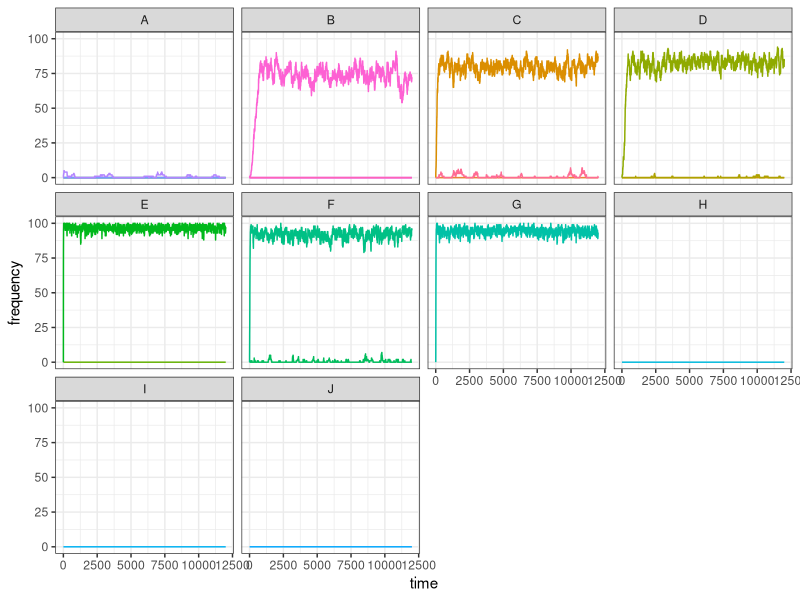
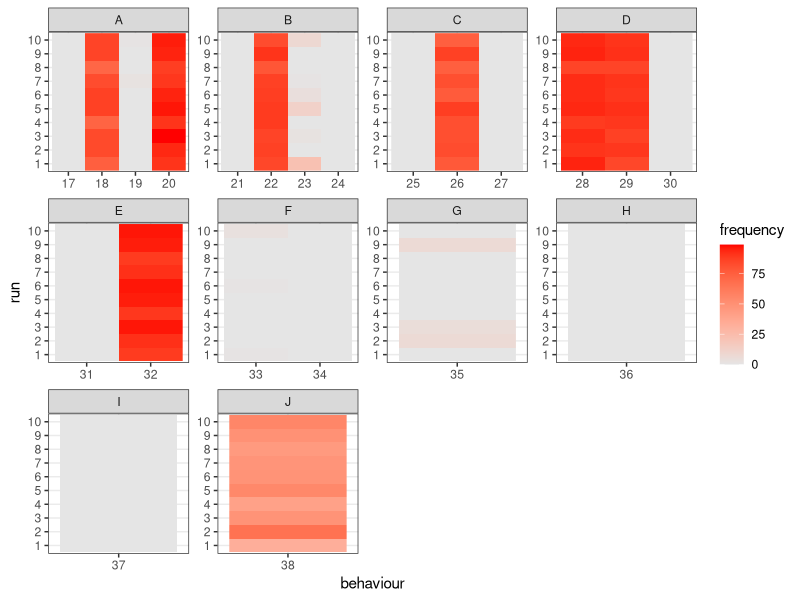
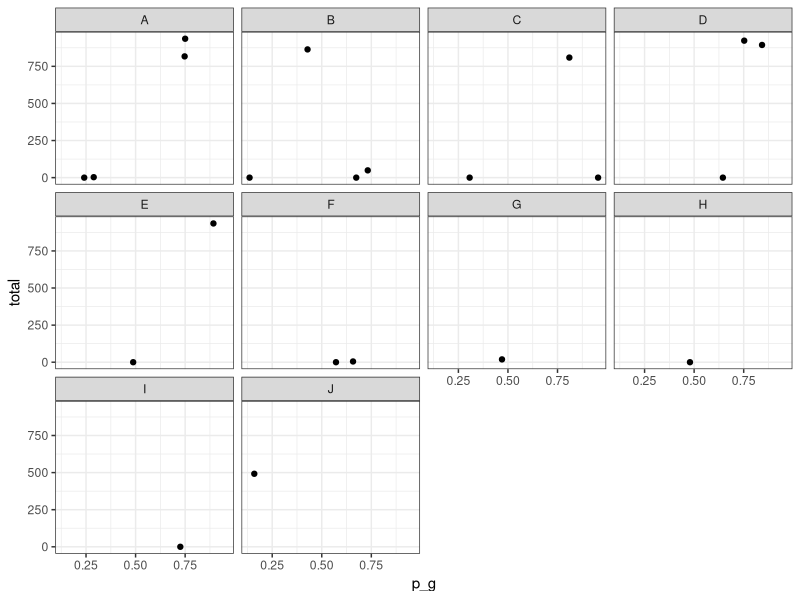
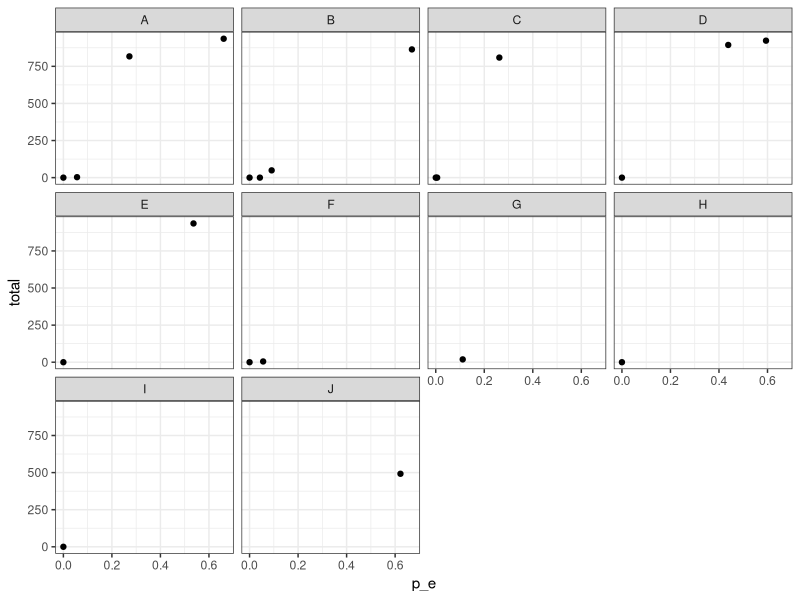

The R script that drew these images, in order:
## ---- chunk 1
knitr::opts_chunk$set(echo = TRUE)
## ---- chunk 2
N <- 100
pop <- matrix(c(rep(0, 38 * N), sample(1:300, N, replace = TRUE)), nrow = N, byrow = FALSE)
## ---- chunk 3
nut_y <- sum(pop[1, 17:20]) + sum(pop[1, 25:27]) + sum(pop[1, 31:32]) + pop[1, 35] + pop[1, 37]
nut_z <- sum(pop[1, 21:24]) + sum(pop[1, 28:30]) + sum(pop[1, 33:34]) + pop[1, 36] + pop[1, 38]

state <- 1 - abs(nut_y - nut_z) / 5
## ---- chunk 4
state <- 1 - abs(1 - 2) / 5
state
## ---- chunk 5
nut_y <- sum(pop[1, 17:20]) + sum(pop[1, 25:27]) + sum(pop[1, 31:32]) + pop[1, 35] + pop[1, 37]
nut_z <- sum(pop[1, 21:24]) + sum(pop[1, 28:30]) + sum(pop[1, 33:34]) + pop[1, 36] + pop[1, 38]
state <- (sum(nut_y + nut_z) - abs(nut_y - nut_z)) / 10 
   
## ---- chunk 6
state <- ((1 + 2) - abs(1 - 2)) / 10
## ---- chunk 7
library(tidyverse)

set_oranzees_environment <- function() {
  list_pop <- c("Uossob", "Iat Forest", "Ebmog", "Elaham", "Elabik", "Ognodub")
  output <- tibble(
    population = rep(list_pop, each = 38),
    behaviour = as.factor(rep(1:38, 6)),
    type = rep(c(rep("social", 16), rep("food-related", 22)), 6),
    category = rep(c(
      rep("play", 4), rep("display", 4), rep("groom", 4), rep("courthsip", 4),
      "A", "A", "A", "A", "B", "B", "B", "B", "C", "C", "C", "D", "D", "D", "E", "E", "F", "F", "G", "H", "I", "J"
    ), 6),
    nutrient = rep(c(rep(NA, 16), "Y", "Y", "Y", "Y", "Z", "Z", "Z", "Z", "Y", "Y", "Y", "Z", "Z", "Z", "Y", "Y", "Z", "Z", "Y", "Z", "Y", "Z"), 6),
    p_g = rep(NA, 38 * 6),
    p_e = rep(NA, 38 * 6)
  )

  env_or_x <- c(220, 230, 700, 705, 710, 750)
  env_or_y <- c(660, 610, 450, 430, 510, 550)

  # genetic predispositions:
  x_g <- sample(1:1000, 38)
  y_g <- sample(1:1000, 38)

  # ecological availability:
  x_e <- sample(1:1000, 38)
  y_e <- sample(1:1000, 38)

  for (i in 1:6) {
    for (behav in 1:38) {
      output[output$population == list_pop[i] & output$behaviour == behav, ]$p_g <- 1 - sqrt((x_g[behav] - env_or_x[i])^2 + (y_g[behav] - env_or_y[i])^2) / 1000

      if (behav > 16) { # only for food-related behaviours:
        output[output$population == list_pop[i] & output$behaviour == behav, ]$p_e <- 1 - sqrt((x_e[behav] - env_or_x[i])^2 + (y_e[behav] - env_or_y[i])^2) / 500
      }
    }
  }

  # replace negative values with 0s:
  if (dim(output[output$p_g < 0, ])[1] > 0) {
    output[output$p_g < 0, ]$p_g <- 0
  }
  if (dim(output[output$p_e < 0 & !is.na(output$p_e), ])[1] > 0) {
    output[output$p_e < 0 & !is.na(output$p_e), ]$p_e <- 0
  }

  # return the tibble:
  output
}
## ---- chunk 8
oranzees_environment <- set_oranzees_environment()
test_environment <- oranzees_environment %>%
  filter(population == "Uossob")
## ---- chunk 9
p_peering <- rnorm(16, mean = colSums(pop[, 1:16]), sd = 1)
p_peering[p_peering < 0] <- 0
innovation_i <- sample(1:16, 1, prob = p_peering)
p_innovate <- test_environment$p_g[innovation_i] * test_environment$p_e[innovation_i]
## ---- chunk 10
test_oranzees3 <- function(t_max) {
  oranzees_environment <- set_oranzees_environment()
  test_environment <- oranzees_environment %>%
    filter(population == "Uossob")

  N <- 100

  pop <- matrix(c(rep(0, 38 * N), sample(1:300, N, replace = TRUE)), nrow = N, byrow = FALSE)

  output <- matrix(nrow = t_max, ncol = 22)

  for (t in 1:t_max) {
    output[t, ] <- colSums(pop[, 17:38])
    # demographic bit:
    pop[, 39] <- pop[, 39] + 1
    pop[pop[, 39] >= 720, ] <- 0
    old <- which(pop[, 39] > 300)
    dead <- sample(c(TRUE, FALSE), length(old), prob = c(.01, .99), replace = TRUE)
    pop[old[dead], ] <- 0
    # innovation bit:
    for (i in 1:N) {
      nut_y <- sum(pop[i, 17:20]) + sum(pop[i, 25:27]) + sum(pop[i, 31:32]) + pop[i, 35] + pop[i, 37]
      nut_z <- sum(pop[i, 21:24]) + sum(pop[i, 28:30]) + sum(pop[i, 33:34]) + pop[i, 36] + pop[i, 38]
      state <- (sum(nut_y + nut_z) - abs(nut_y - nut_z)) / 10 
      p_state <- rnorm(1, mean = 1 - state, sd = .05)
      if (runif(1) < p_state) {
        p_peering <- rnorm(22, mean = colSums(pop[, 17:38]), sd = 1)
        p_peering[p_peering < 0] <- 0
        innovation_i <- sample(17:38, 1, prob = p_peering)
        if (runif(1) < (test_environment$p_g[innovation_i] * test_environment$p_e[innovation_i])) {
          if (innovation_i <= 20) {
            pop[i, 17:20] <- 0
            pop[i, innovation_i] <- 1
          } else if (innovation_i > 20 & innovation_i <= 24) {
            pop[i, 21:24] <- 0
            pop[i, innovation_i] <- 1
          } else if (innovation_i > 24 & innovation_i <= 27) {
            pop[i, 25:27] <- 0
            pop[i, innovation_i] <- 1
          } else if (innovation_i > 27 & innovation_i <= 30) {
            pop[i, 28:30] <- 0
            pop[i, innovation_i] <- 1
          } else if (innovation_i > 30 & innovation_i <= 32) {
            pop[i, 31:32] <- 0
            pop[i, innovation_i] <- 1
          } else if (innovation_i > 32 & innovation_i <= 34) {
            pop[i, 33:34] <- 0
            pop[i, innovation_i] <- 1
          } else {
            pop[i, innovation_i] <- 1
          }
        }
      }
    }
  }
  output
}
## ---- chunk 11
t_max <- 12000
my_test <- test_oranzees3(t_max)
## ---- chunk 12
my_test <- gather(as_tibble(my_test), 1:22, key = "behaviour", value = "frequency")
data_to_plot <- tibble(
  behaviour = my_test$behaviour,
  frequency = my_test$frequency,
  time = rep(1:t_max, 22),
  category = as_factor(c(
    rep("A", t_max * 4), rep("B", t_max * 4), rep("C", t_max * 3), rep("D", t_max * 3),
    rep("E", t_max * 2), rep("F", t_max * 2), rep("G", t_max), rep("H", t_max),
    rep("I", t_max), rep("J", t_max)
  ))
)

ggplot(data = data_to_plot) +
  geom_line(aes(x = time, y = frequency, color = behaviour)) +
  facet_wrap(~category) +
  theme_bw() +
  theme(legend.position = "none")
## ---- chunk 13
test_oranzees4 <- function(t_max) {
  N <- 100

  pop <- matrix(c(rep(0, 38 * N), sample(1:300, N, replace = TRUE)), nrow = N, byrow = FALSE)

  for (t in 1:t_max) {
    # demographic bit:
    pop[, 39] <- pop[, 39] + 1
    pop[pop[, 39] >= 720, ] <- 0
    old <- which(pop[, 39] > 300)
    dead <- sample(c(TRUE, FALSE), length(old), prob = c(.01, .99), replace = TRUE)
    pop[old[dead], ] <- 0
    # innovation bit:
    for (i in 1:N) {
      nut_y <- sum(pop[i, 17:20]) + sum(pop[i, 25:27]) + sum(pop[i, 31:32]) + pop[i, 35] + pop[i, 37]
      nut_z <- sum(pop[i, 21:24]) + sum(pop[i, 28:30]) + sum(pop[i, 33:34]) + pop[i, 36] + pop[i, 38]
      state <- (sum(nut_y + nut_z) - abs(nut_y - nut_z)) / 10 
      p_state <- rnorm(1, mean = 1 - state, sd = .05)
      if (runif(1) < p_state) {
        p_peering <- rnorm(22, mean = colSums(pop[, 17:38]), sd = 1)
        p_peering[p_peering < 0] <- 0
        innovation_i <- sample(17:38, 1, prob = p_peering)
        if (runif(1) < (test_environment$p_g[innovation_i] * test_environment$p_e[innovation_i])) {
          if (innovation_i <= 20) {
            pop[i, 17:20] <- 0
            pop[i, innovation_i] <- 1
          } else if (innovation_i > 20 & innovation_i <= 24) {
            pop[i, 21:24] <- 0
            pop[i, innovation_i] <- 1
          } else if (innovation_i > 24 & innovation_i <= 27) {
            pop[i, 25:27] <- 0
            pop[i, innovation_i] <- 1
          } else if (innovation_i > 27 & innovation_i <= 30) {
            pop[i, 28:30] <- 0
            pop[i, innovation_i] <- 1
          } else if (innovation_i > 30 & innovation_i <= 32) {
            pop[i, 31:32] <- 0
            pop[i, innovation_i] <- 1
          } else if (innovation_i > 32 & innovation_i <= 34) {
            pop[i, 33:34] <- 0
            pop[i, innovation_i] <- 1
          } else {
            pop[i, innovation_i] <- 1
          }
        }
      }
    }
  }
  output <- colSums(pop[, 17:38])
}
## ---- chunk 14
library(reshape2)
results <- as.matrix(read.table("output/food_test1.csv"))
colnames(results) <- 17:38

as_tibble(melt(results, varnames = c("run", "behaviour"), value.name = "frequency")) %>%
  mutate(run = as_factor(run), behaviour = as_factor(behaviour)) %>%
  add_column(category = as_factor(c(
    rep("A", 40), rep("B", 40), rep("C", 30), rep("D", 30),
    rep("E", 20), rep("F", 20), rep("G", 10), rep("H", 10),
    rep("I", 10), rep("J", 10)
  ))) %>%
  ggplot() +
  geom_raster(aes(x = behaviour, y = run, fill = frequency)) +
  facet_wrap(~category, scales = "free") +
  scale_fill_gradient(low = "grey90", high = "red") +
  theme_bw()
## ---- chunk 15
genes <- read.table("output/food_test1_p_g.csv")
tibble(p_g = genes$V1, total = colSums(results), 
       category = as_factor(c(rep("A", 4), rep("B", 4), rep("C", 3), rep("D", 3),
    rep("E", 2), rep("F", 2), "G", "H", "I", "J"))) %>%
  ggplot(aes(y = total, x = p_g)) +
  geom_point() +
  facet_wrap(~category) +
  theme_bw()
## ---- chunk 16
eco <- read.table("output/food_test1_p_e.csv")
tibble(p_e = eco$V1, total = colSums(results), 
       category = as_factor(c(rep("A", 4), rep("B", 4), rep("C", 3), rep("D", 3),
    rep("E", 2), rep("F", 2), "G", "H", "I", "J"))) %>%
  ggplot(aes(y = total, x = p_e)) +
  geom_point() +
  facet_wrap(~category) +
  theme_bw()
